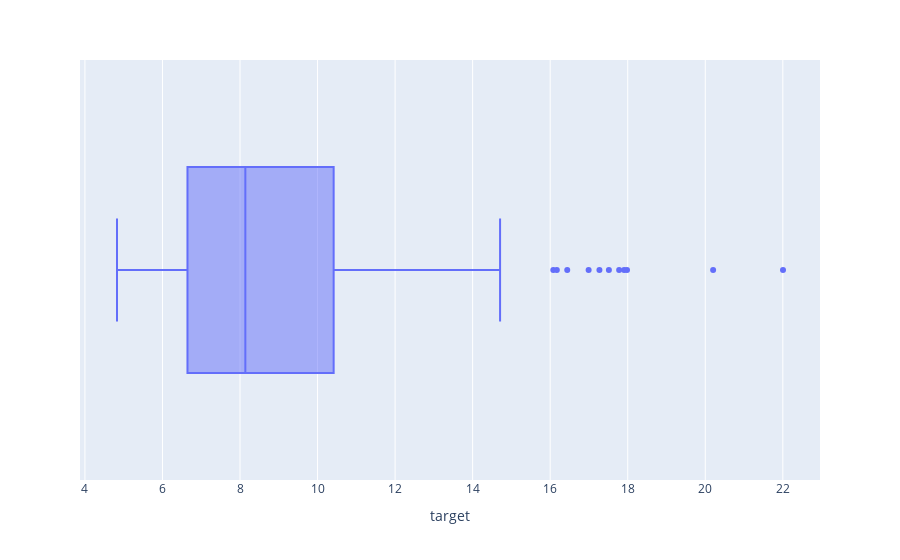

Notebook source saved alongside this figure:
### Markdown cell above
## Stock Standard Deviations

### Code cell
std = train.groupby('stock_id', as_index=False).target.agg('std')
fig = px.box(std, x="target")
fig.show()

### Figure 1 — Plotly figure (JSON) as saved in the notebook; plotly's stock layout.template omitted (floating-point values rounded to 4 significant figures; data arrays with more than 128 entries replaced by an {"elided": "..."} marker saying what was removed)
{"data": [{"alignmentgroup": "True", "hovertemplate": "target=%{x}<extra></extra>", "legendgroup": "", "marker": {"color": "#636efa"}, "name": "", "notched": false, "offsetgroup": "", "orientation": "h", "showlegend": false, "type": "box", "x": {"elided": "200 float values"}, "x0": " ", "xaxis": "x", "y0": " ", "yaxis": "y"}], "layout": {"autosize": true, "boxmode": "group", "legend": {"tracegroupgap": 0}, "margin": {"t": 60}, "xaxis": {"anchor": "y", "autorange": true, "domain": [0, 1], "range": [3.873, 22.96], "title": {"text": "target"}, "type": "linear"}, "yaxis": {"anchor": "x", "autorange": true, "domain": [0, 1], "range": [-0.5, 0.5], "type": "category"}}}
